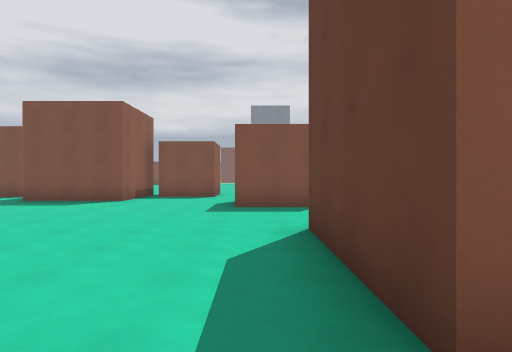
view 1 (above)

23 first-person views from a walk through a 3-D level made in the Godot game engine. The camera is 1.5 m above the floor, looks level and sees 75° across. The floor is counted in squares, 2 m on a side. Each view is taken from the middle of a square. On the plan, view 1 faces up. The plan holds only what a view shows up to about 11 squares ahead; the rest is blank. The place goes on beyond the plan. Characters and animated objects are not drawn. Surface patterns are stand-ins for the level's own textures.

view 2
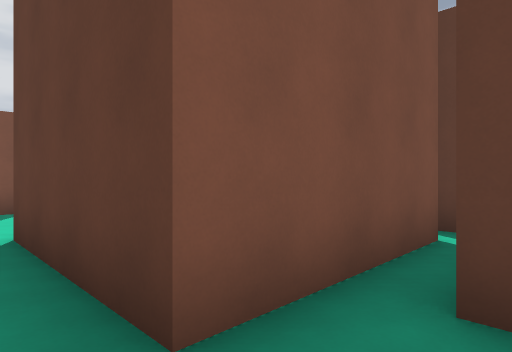

view 3
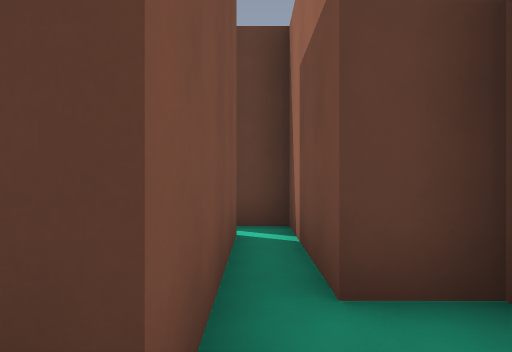

view 4
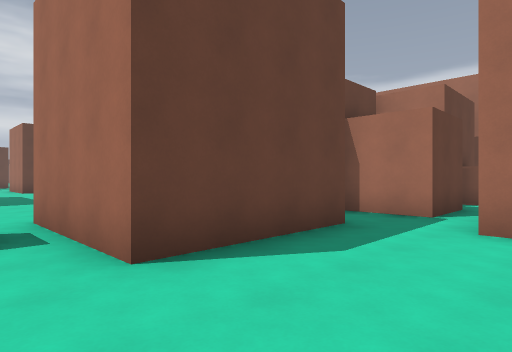

view 5
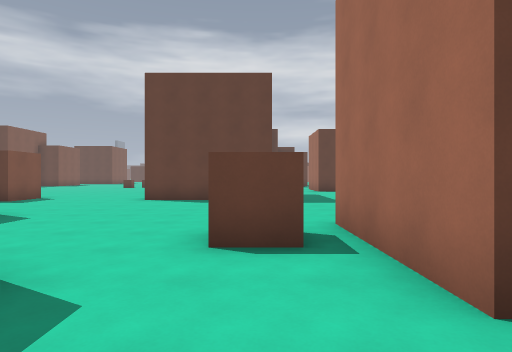

view 6
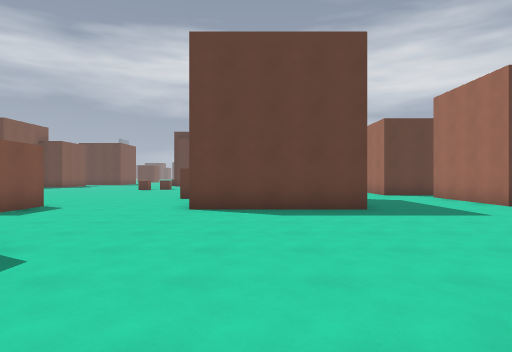

view 7
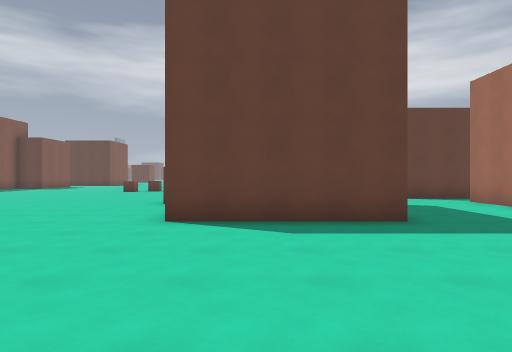

view 8
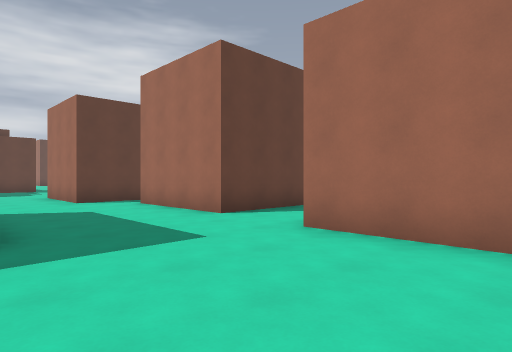

view 9
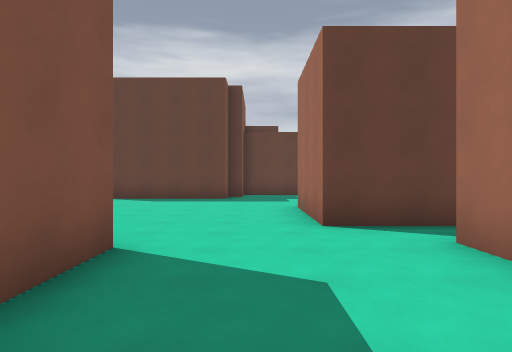

view 10
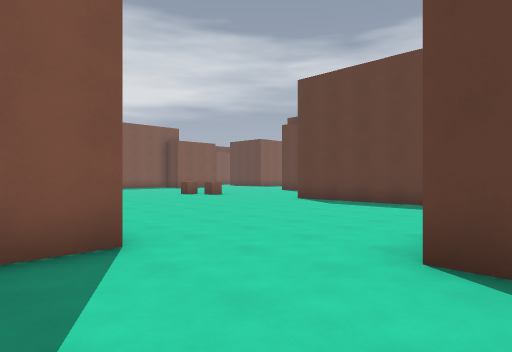

view 11
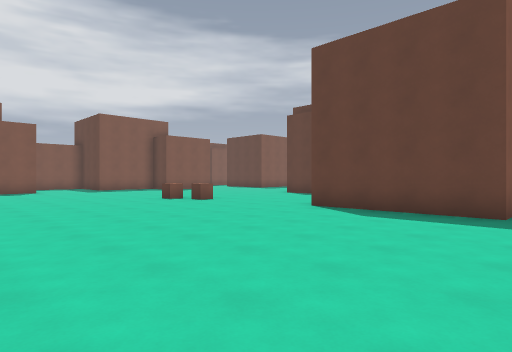

view 12
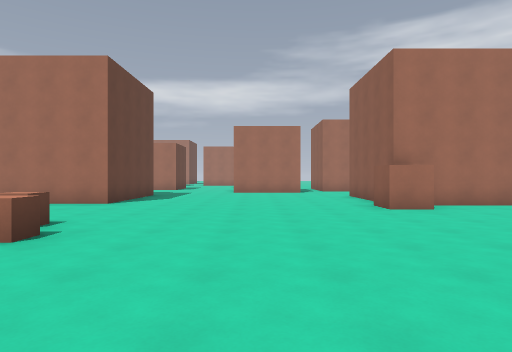

view 13
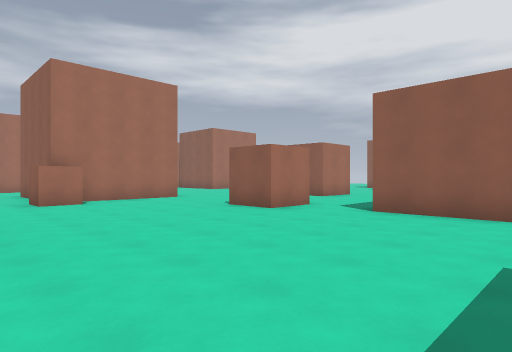

view 14
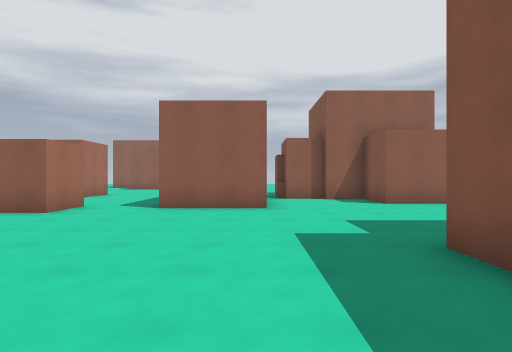

view 15
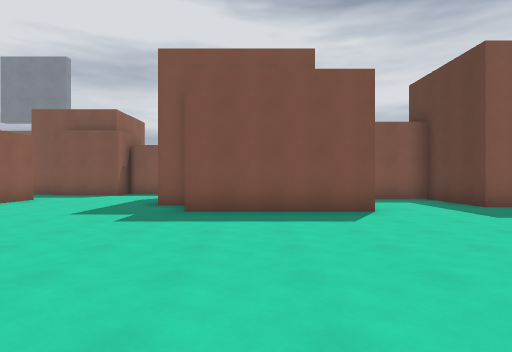

view 16
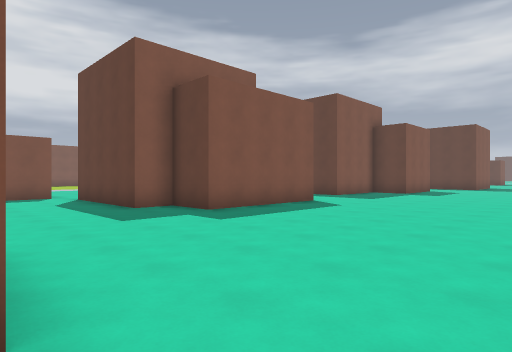

view 17
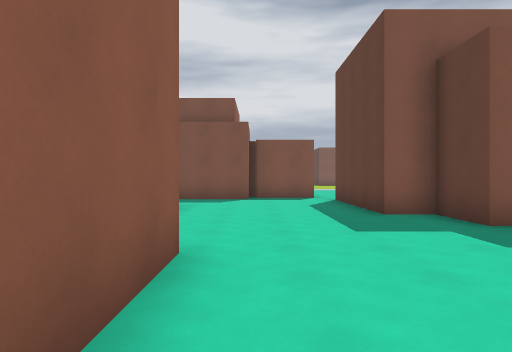

view 18
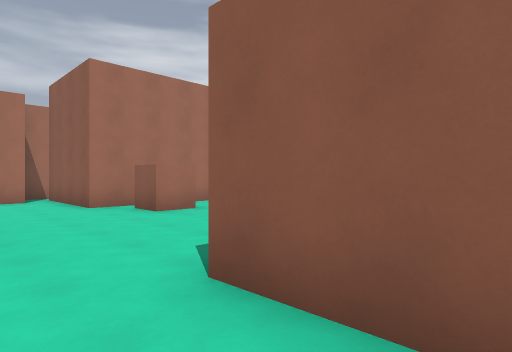

view 19
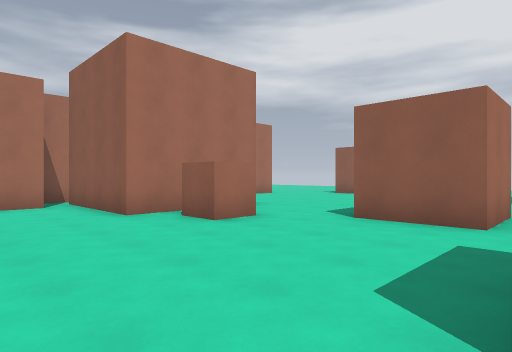

view 20
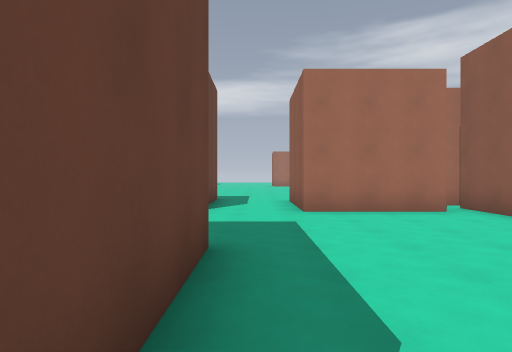

view 21
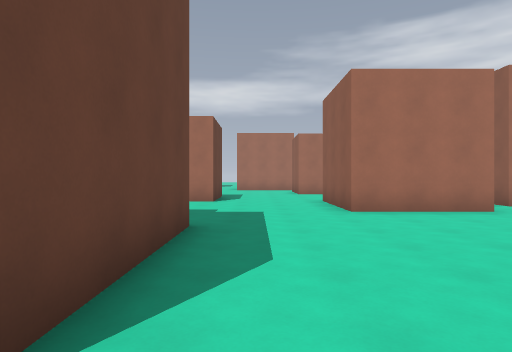

view 22
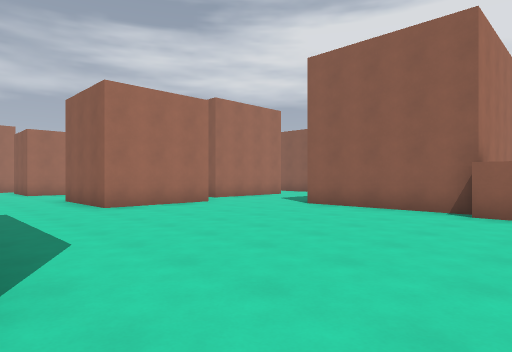

view 23
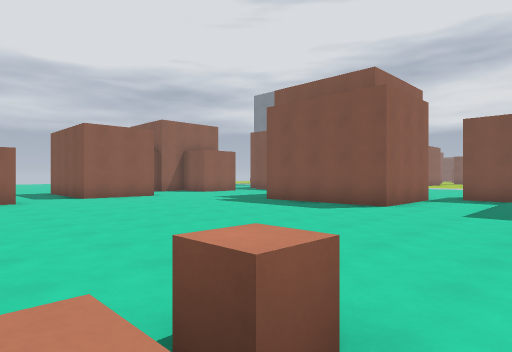

### Floor plan
Points are (right, up) in squares from view 1. A wall is a line through its corners. A room is listed if a view was taken in it or the views show most of it. See-through windows are left out.
Room 1 (views 1, 2)
walls: (4.2, 1.2) (0.8, 1.2); (0, -0.5) (2, -0.5) (2, 0.5) (5, 0.5) (5, 1.5)
ways out: opening at (0, 1) to room 2
Room 2 (views 3, 4, 5, 16, 18)
walls: (-4, 11) (-4, 10) (-7, 10); (-0.5, 10) (1.5, 10); (1.5, 8) (-0.5, 8); (9.9, 26.7) (7.5, 26.7); (0.8, 1.2) (0.8, 4.7)
ways out: opening at (0, 1) to room 1; opening at (3.6, 9.9) to room 3; opening at (8.5, 25.5) to room 3; opening at (9, 15.5) to room 3
Room 3 (views 6, 7, 8, 9, 10, 11, 12, 13, 14, 15, 17, 19, 20, 21, 22, 23)
walls: (13, 10.5) (14, 10.5) (14, 9.5); (13.5, 9.5) (13.5, 5.5) (11.9, 5.5); (10.4, 9.5) (12.8, 9.5); (8.8, 14.8) (10.2, 14.8) (10.2, 13.2) (8.8, 13.2); (9.5, 5.4) (9.5, 9.5); (5.5, 12.9) (5.5, 11); (9.3, 19.2) (9.3, 16.8); (21.5, 5) (21, 5) (21, 9) (21.5, 9); (15, 0.9) (15, 3) (18, 3) (18, 0); (1.5, 10) (1.5, 8); (2.5, 5.5) (2.5, 6.5) (3.5, 6.5) (3.5, 5.5); (5, 2) (8, 2) (8, -0.9); (17.5, 24) (17.5, 21) (13.5, 21) (13.5, 22.5) (12.5, 22.5) (12.5, 26.5); (21.2, 22) (20.5, 22) (20.5, 24.8) (18.2, 24.8); (8, 24.5) (8, 22.5) (6.2, 22.5) (6.2, 21.2); (10.2, -1.5) (10.2, 1.7) (13.7, 1.7) (13.7, 1.2); (0.8, 4.7) (4.2, 4.7) (4.2, 1.2); (12, 27.5) (10.8, 27.5)
low walls: (20.3, 14.2) (20.3, 13.8) (19.7, 13.8) (19.7, 14.2)
ways out: opening at (3.6, 9.9) to room 2; opening at (8.5, 25.5) to room 2; opening at (9, 15.5) to room 2; opening at (18, 24)

Positions as (right, up) in squares from view 1, and headings:
1: (0, 0), facing up
2: (0, 0), facing up-right
3: (0, 1), facing right
4: (-2, 6), facing down-right
5: (-1, 6), facing right
6: (2, 8), facing right
7: (4, 8), facing right
8: (5, 6), facing down-right
9: (10, 4), facing right
10: (12, 2), facing up-right
11: (14, 4), facing up-right
12: (17, 18), facing down
13: (16, 20), facing down-left
14: (17, 19), facing left
15: (15, 14), facing up
16: (9, 15), facing up-right
17: (10, 16), facing up
18: (7, 13), facing down-left
19: (7, 11), facing down-left
20: (9, 9), facing down
21: (20, 10), facing down
22: (21, 11), facing down-left
23: (21, 13), facing up-left
